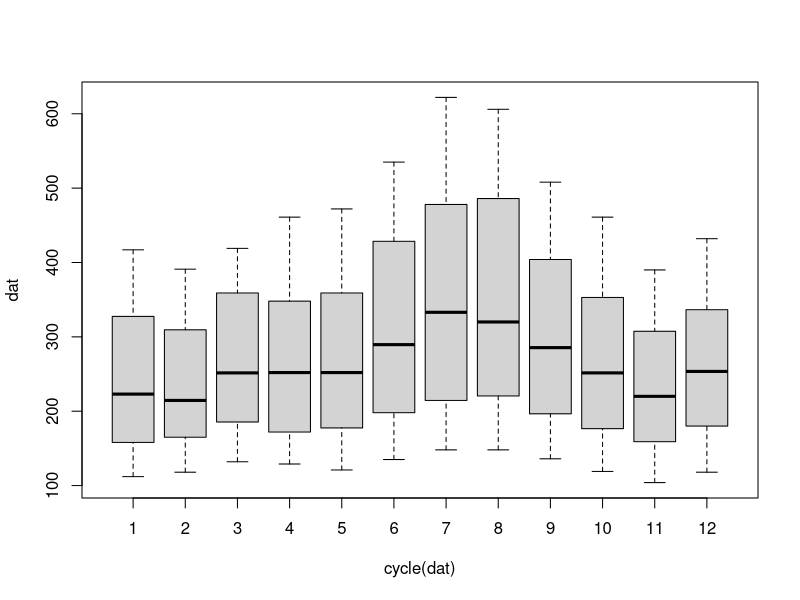
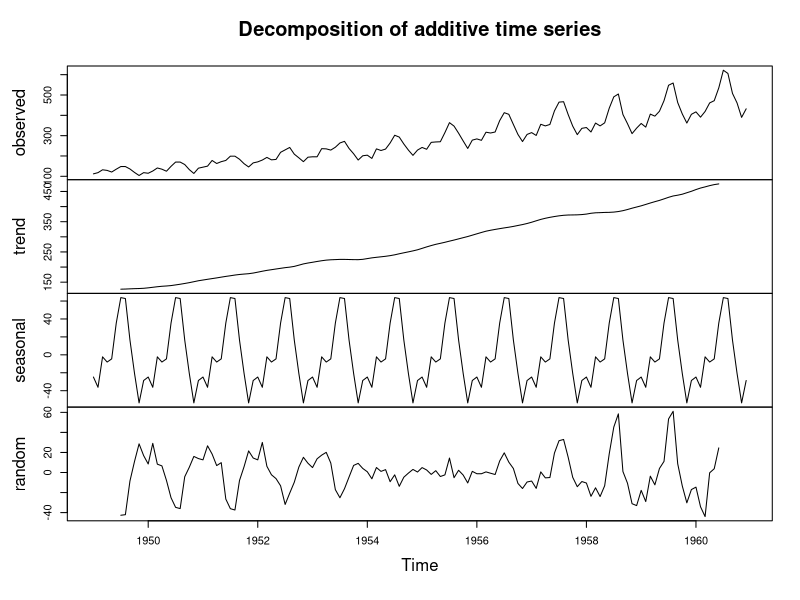
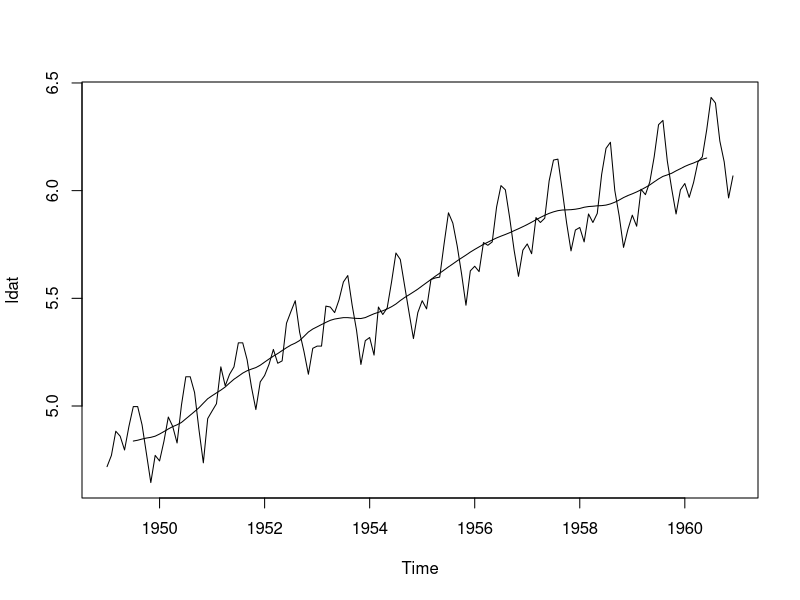
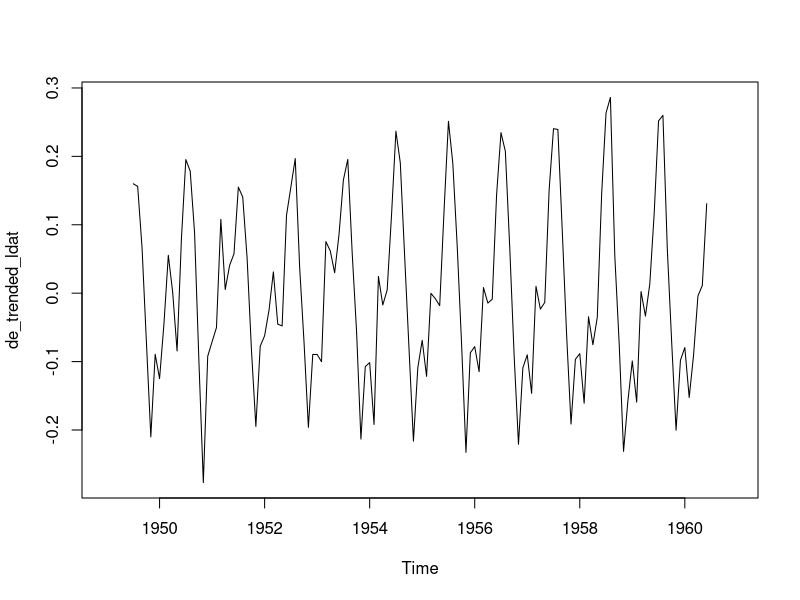
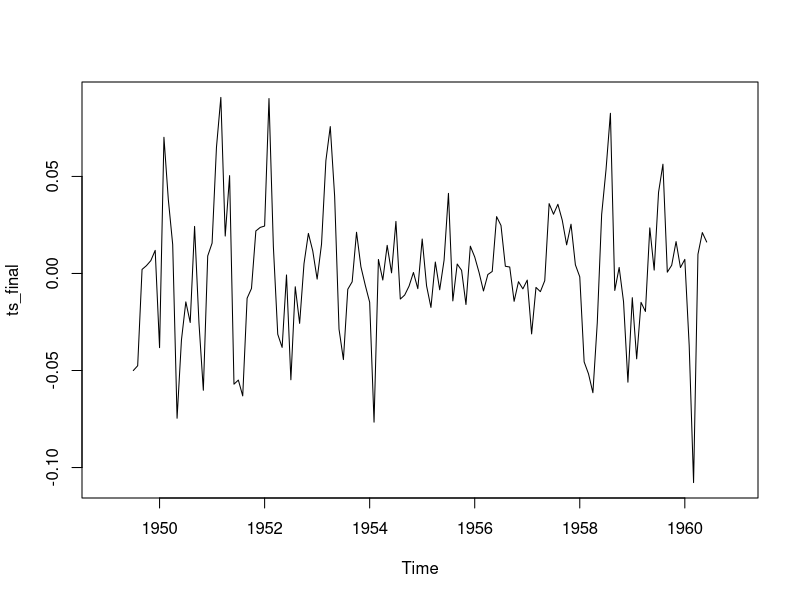
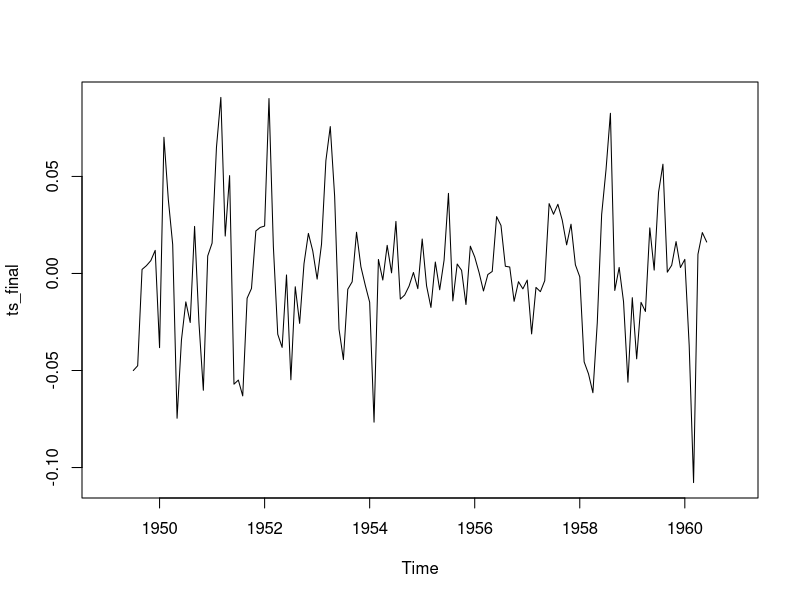
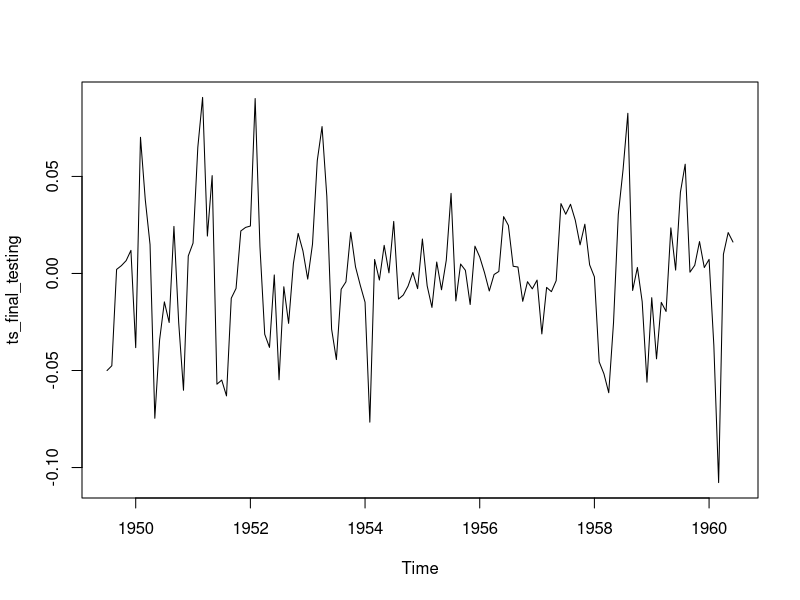

The R script that drew these images, in order:
library(tseries)
library(zoo)
library(forecast)

data("AirPassengers")
dat <- AirPassengers

# Is there seasonality in the data? Provide supportive analysis. --------------
boxplot(dat ~ cycle(dat)) # indicates presence of seasonality
plot(decompose(dat))

# Order of integration required to make this series stationary? ---------------
nsdiffs(dat) # number of seasonal differences required to make the sereis stationary
ndiffs(dat) # number of first differences to make the series stationary

# ...also:

adf.test(dat) # rejects the NULL : Alternative hypothesis is of Stationarity
pp.test(dat) # rejects the NULL: Alternative hypothesis is of Stationarity
kpss.test(dat) # rejects the NULL : Alternative hypothesis is of Unit Root

# hence series is non-stationary

diff_dat <- diff(dat) # take the differenced series

adf.test(diff_dat) # rejects the NULL : Alternative hypothesis is of Stationarity
pp.test(diff_dat) # rejects the NULL : Alternative hypothesis is of Stationarity
kpss.test(diff_dat) # fails to reject the NULL hypothesis of Stationarity

# hence the differenced series is stationary


# What is the value of p and q in the final model? ---------------------------

# remove unequal variance
ldat <- log(dat)
plot(ldat) 

# De-trend the data
ldat_trend <- ma(ldat, order = 12, centre = T)
lines(ldat_trend)

# plot de-trended series; seasonal component still needs removing
de_trended_ldat <- ldat - ldat_trend
plot(de_trended_ldat)

# Calculate seasonal component
de_trended_ldat_matrix <- matrix(data = de_trended_ldat, nrow = 12, byrow = T)
seasonal_component <- colMeans(de_trended_ldat_matrix, na.rm = T)
seasonal_ts <- ts(rep(seasonal_component, 12), start = c(1949,1), 
                  end = c(1960,12), frequency = 12)

# De-seasonalize the data
ts_final <- de_trended_ldat - seasonal_ts
plot(ts_final)
plot(ts_final)

ts_final_testing <- window(ts_final, start = c(1949,7), end = c(1960,6))
plot(ts_final_testing)
adf.test(ts_final_testing)
auto.arima(ts_final_testing)




